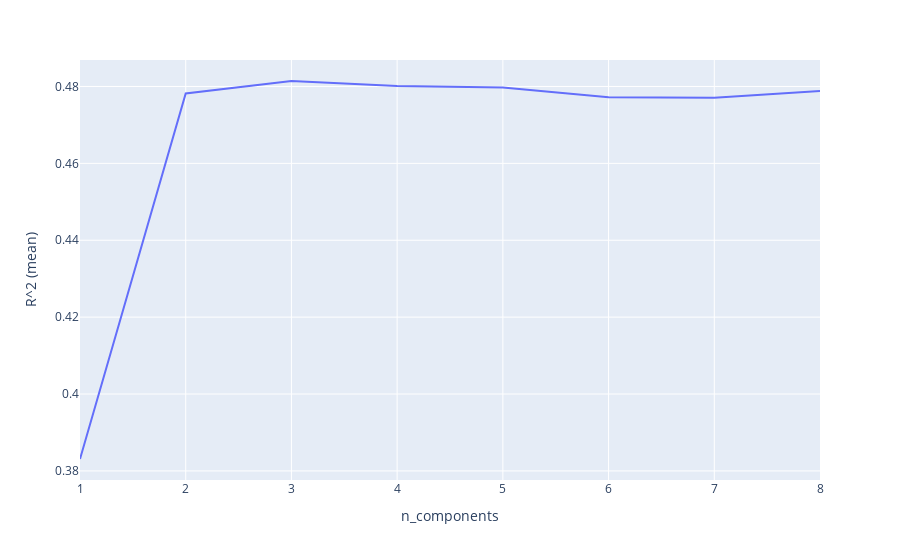

Notebook code cell kept with this figure:
### Markdown cell above
## Pocet komponent

### Code cell
# 5-fold split
k = []
scores = []
for i in range(1, len(features)-1):
    model = PLSRegression(n_components=i, scale=False)
    score = cross_val_score(model, original_X, original_y)
    scores.append(score.mean())
    k.append(i)

result = pd.DataFrame(zip(k, scores), columns=['n_components', 'R^2 (mean)'])
px.line(result, x='n_components', y='R^2 (mean)')

### Figure 1 — Plotly figure (JSON) as saved in the notebook; plotly's stock layout.template omitted (floating-point values rounded to 4 significant figures)
{"data": [{"hovertemplate": "n_components=%{x}<br>R^2 (mean)=%{y}<extra></extra>", "legendgroup": "", "line": {"color": "#636efa", "dash": "solid"}, "mode": "lines", "name": "", "orientation": "v", "showlegend": false, "type": "scatter", "x": [1, 2, 3, 4, 5, 6, 7, 8], "xaxis": "x", "y": [0.3831, 0.4782, 0.4814, 0.4801, 0.4797, 0.4772, 0.4771, 0.4788], "yaxis": "y"}], "layout": {"legend": {"tracegroupgap": 0}, "margin": {"t": 60}, "xaxis": {"anchor": "y", "domain": [0, 1], "title": {"text": "n_components"}}, "yaxis": {"anchor": "x", "domain": [0, 1], "title": {"text": "R^2 (mean)"}}}}
